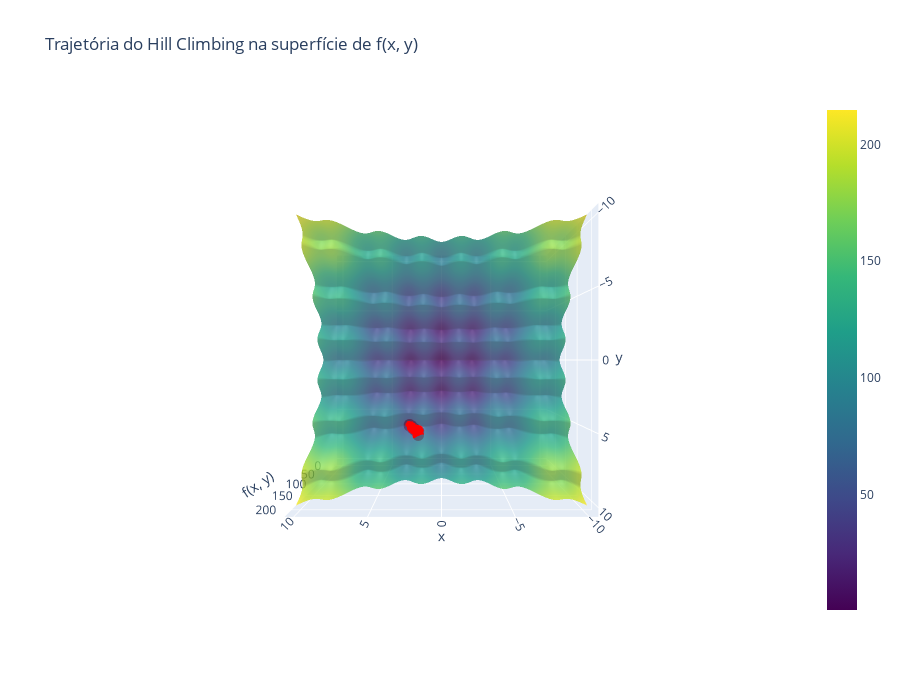

Notebook code for this chart:
### Markdown cell above
### Execução das funções e visualização

### Code cell
# Ponto inicial aleatório
random.seed(568381) # Apenas para garantir reprodutibilidade nos testes. Comente essa linha para ter o efeito aleatório
x0, y0 = random.uniform(-10, 10), random.uniform(-10, 10)

# Executa Hill Climbing
x_final, y_final, valor_final, traj = hill_climbing(f, x0, y0)

print("="*60)
print(f"{'🏁 Resultado Final do Hill Climbing':^60}")
print("="*60)
print(f"{'x =':>25} {x_final:.4f}")
print(f"{'y =':>25} {y_final:.4f}")
print(f"{'f(x, y) =':>25} {valor_final:.4f}")
print(f"{'Total de passos =':>25} {len(traj)}")
print("="*60)

# Visualizações
plot_trajectory(f, traj)

### Figure 1 — Plotly figure (JSON) as saved in the notebook; plotly's stock layout.template omitted (floating-point values rounded to 4 significant figures; data arrays with more than 128 entries replaced by an {"elided": "..."} marker saying what was removed)
{"data": [{"colorscale": [[0.0, "#440154"], [0.1111, "#482878"], [0.2222, "#3e4989"], [0.3333, "#31688e"], [0.4444, "#26828e"], [0.5556, "#1f9e89"], [0.6667, "#35b779"], [0.7778, "#6ece58"], [0.8889, "#b5de2b"], [1.0, "#fde725"]], "opacity": 0.8, "x": {"elided": "100x100 float values"}, "y": {"elided": "100x100 float values"}, "z": {"elided": "100x100 float values"}, "type": "surface"}, {"line": {"color": "red", "width": 4}, "marker": {"size": 4}, "mode": "lines+markers", "name": "Trajetória", "x": [2.111, 2.111, 2.111, 2.111, 2.211, 2.311, 2.411, 2.511, 2.511, 2.611, 2.711, 2.711, 2.811, 2.811, 2.911, 3.011, 3.011], "y": [6.741, 6.641, 6.541, 6.441, 6.441, 6.441, 6.441, 6.441, 6.341, 6.341, 6.341, 6.241, 6.241, 6.141, 6.141, 6.141, 6.041], "z": [73.17, 70.02, 67.25, 64.95, 63.07, 61.07, 59.05, 57.1, 55.29, 53.51, 52.0, 50.7, 49.53, 48.75, 47.99, 47.71, 47.42], "type": "scatter3d"}], "layout": {"scene": {"camera": {"eye": {"x": 0.0, "y": 0.001, "z": 2.5}, "up": {"x": 0, "y": 0, "z": -1}}, "xaxis": {"title": {"text": "x"}}, "yaxis": {"title": {"text": "y"}}, "zaxis": {"title": {"text": "f(x, y)"}}}, "title": {"text": "Trajetória do Hill Climbing na superfície de f(x, y)"}, "height": 700}}
